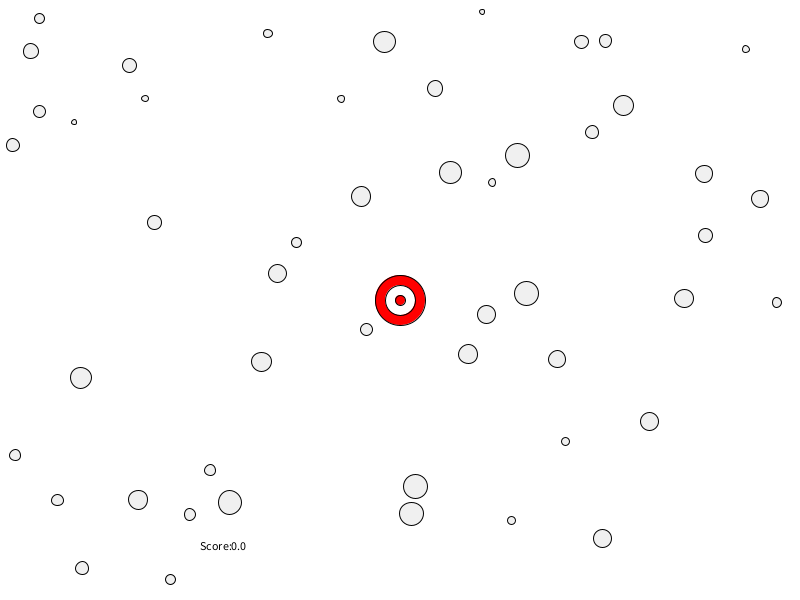
Frame 1 (no input)
Frame 60 (the mouse pressed at the canvas centre just before this capture): identical to frame 1, image omitted
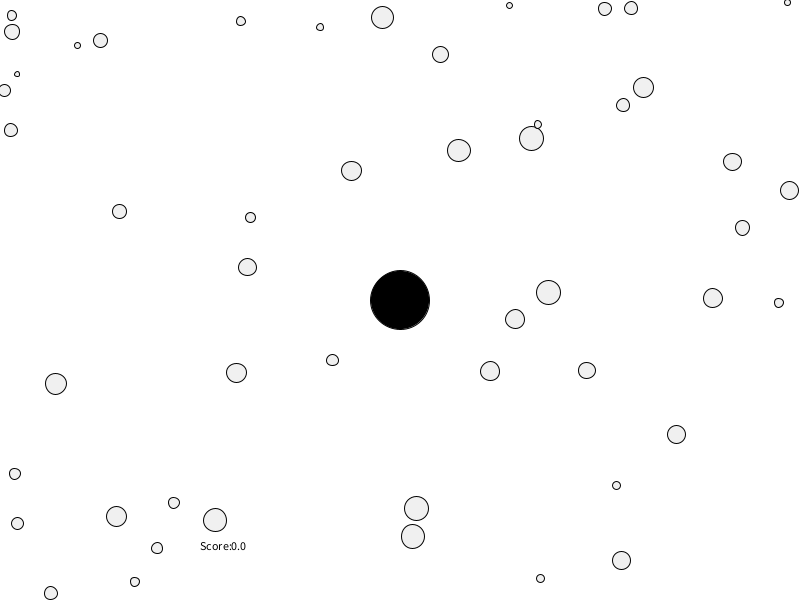
Frame 120 (the mouse held since frame 60 and released just before this capture)

The Processing sketch that drew these frames (run headless with seeded random() and noise(); from frame 60 on, the mouse is pressed at the canvas centre):

// Processing sketch: C1W11_inClassGame
// ── C1W11_inClassGame.pde
ArrayList<Mover> movers = new ArrayList<Mover>();
ArrayList<Attractor> attractors = new ArrayList<Attractor>();

float score=0;

void setup() {
  size(800, 600);
  for (int i = 0; i < 50; i++) {
    movers.add(new Mover(random(width), random(height)));
  }
}

void draw() {
  background(255);
  fill(0);
  text("Score:" + score, 200, 550);

  //draw target
  fill(255, 0, 0);
  ellipse(width/2, height/2, 50, 50);
  fill(255);
  ellipse(width/2, height/2, 30, 30);
  fill(255, 0, 0);
  ellipse(width/2, height/2, 10, 10);

  for (Attractor a : attractors) {
    a.display();
  }

  for (Mover m : movers) {
    for (Attractor a : attractors) {
      PVector aForce = new PVector(a.pos.x, a.pos.y);

      aForce.sub(m.pos);
      aForce.normalize();
      aForce.mult(0.02 * -a.mass);
      m.applyForce(aForce);
    }
    m.update();
    m.display();
  }
}

void mousePressed() {
  attractors.add(new Attractor(mouseX, mouseY));
}










class Mover {
  PVector pos;
  PVector vel;
  PVector acc;
  float mass;
  float size;
  boolean hitTar = false;
  color hitColor = color (255, 0, 0);

  Mover(float x, float y) {
    pos = new PVector(x, y);
    vel = new PVector(0, 0);
    acc = new PVector(0, 0);
    mass = random(1, 5);
    size = 5 * mass;
  }



  void update() {
    vel.add(acc);
    pos.add(vel);
    acc.mult(0);

    if (pos.x<425 && pos.x>375) {
      if (pos.y<325 && pos.y>275) {
        hitTar = true;
        score+=1;
      }
    } else {
      hitTar=false;
    }

    if (pos.x >width-size/2) {
      vel.x *= -1;
    }

    if (pos.x <size/2) {
      vel.x *= -1;
    }

    if (pos.y >height-size/2) {
      vel.y *= -1;
    }

    if (pos.y <size/2) {
      vel.y *= -1;
    }

    //if (pos.x > (width/2)-25 && pos.x <(width/2)+25) {
    //  if (pos.y > (height/2)+25 && pos.y <(height/2)-25) {
    //    //pos.x = 1000; 
    //    println("you touched the target");
    //  }
    //}
  }

  void display() {
    fill(240);
    if (hitTar==true) {
      stroke(hitColor);
    } else {
      stroke(0);
    }
    ellipse(pos.x, pos.y, size, size);
  }

  void applyForce(PVector force) {
    PVector f = PVector.div(force, mass);
    acc.add(f);
  }
}

class Attractor {
  PVector pos;
  float mass;
  float size;

  Attractor(float x, float y) {
    pos = new PVector(x, y);
    mass = random(1, 5);
    size = 20 * mass;
  }

  void display() {
    fill(0);
    ellipse(pos.x, pos.y, size, size);
  }
}
